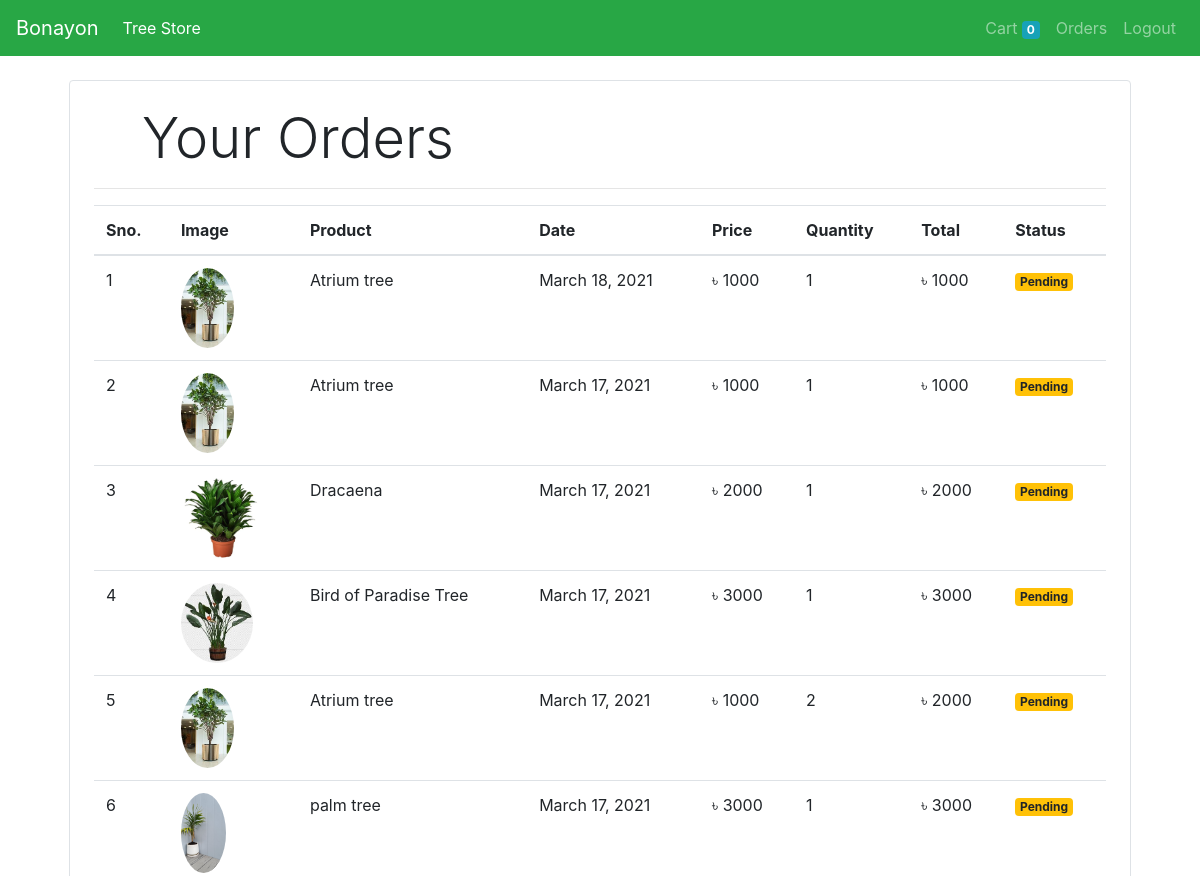
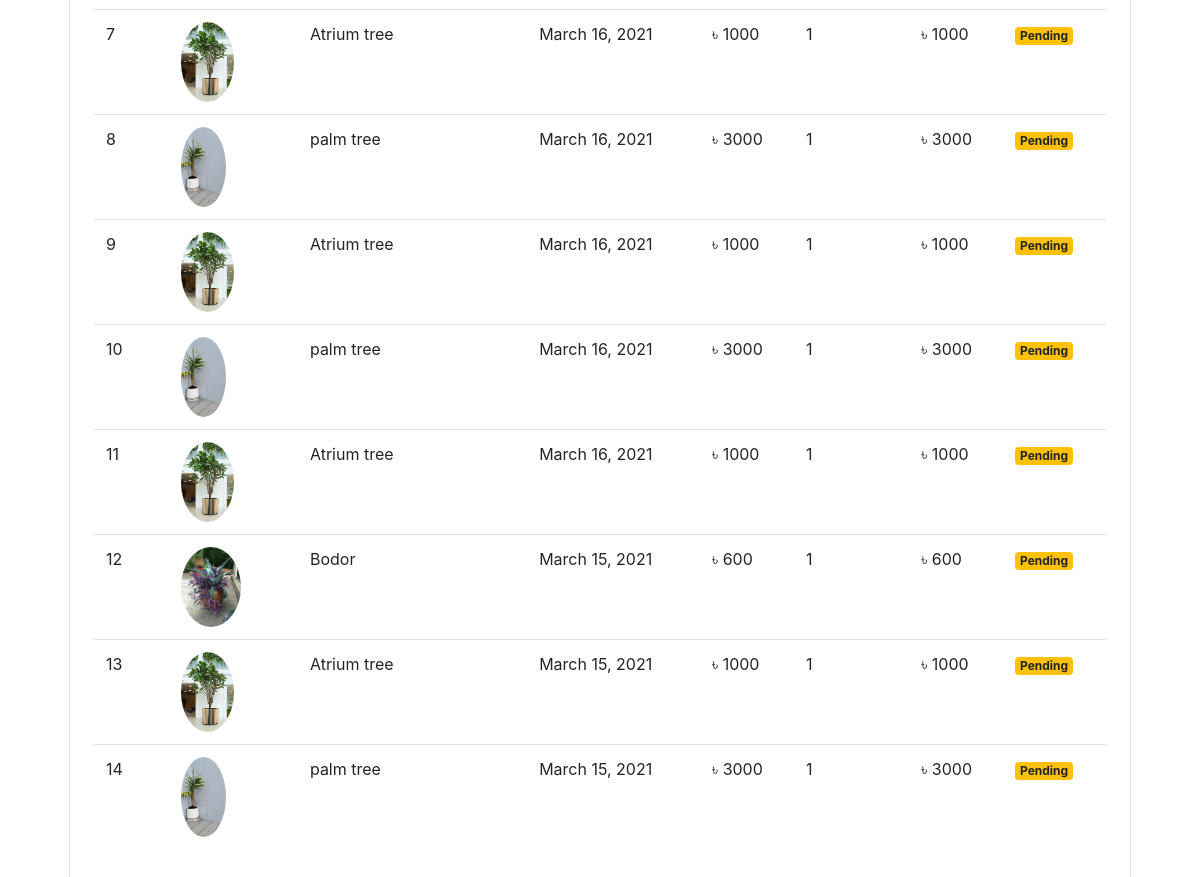
Before: /orders (signed in) with the older database file (2 pictures, top to bottom).
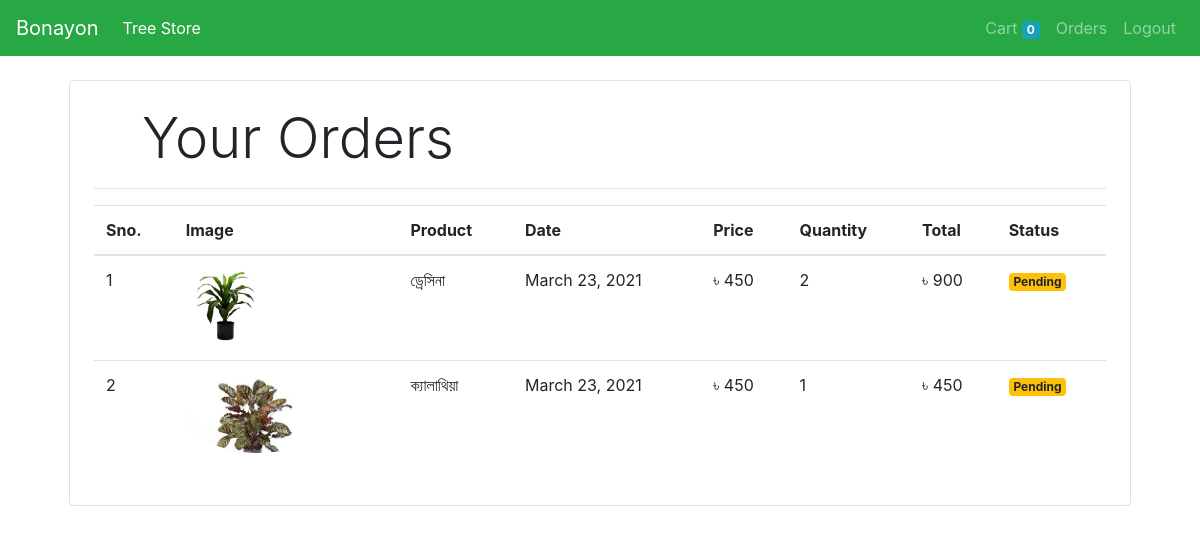
After: the same page with the newer database file.
### store/models/orders.py (models this page shows, shortened)
class Order(models.Model):
    product = models.ForeignKey(Product,
                                on_delete=models.CASCADE)
    customer = models.ForeignKey(Customer,
                                 on_delete=models.CASCADE)
    quantity = models.IntegerField(default=1)
    price = models.IntegerField()
    address = models.CharField(max_length=50, default='', blank=True)
    phone = models.CharField(max_length=50, default='', blank=True)
    date = models.DateField(default=datetime.datetime.today)
    status = models.BooleanField(default=False)
    @staticmethod
    def get_orders_by_customer(customer_id):
        return Order.objects.filter(customer=customer_id).order_by('-date')

### store/models/product.py (models this page shows, shortened)
class Product(models.Model):
    name = models.CharField(max_length=50)
    price = models.IntegerField(default=0)
    category = models.ForeignKey(Category, on_delete=models.CASCADE, default=1)
    description = models.CharField(max_length=200, default='' , null=True , blank=True)
    image = models.ImageField(upload_to='uploads/products/')

### store/middlewares/auth.py (the view)
    def middleware(request):
        print(request.session.get('customer'))
        returnUrl = request.META['PATH_INFO']
        print(request.META['PATH_INFO'])
        if not request.session.get('customer'):
           return redirect(f'login?return_url={returnUrl}')
        response = get_response(request)
        return response

### store/templatetags/custom_filter.py (called while the page is built)
@register.filter(name='currency')
def currency(number):
    return "৳ "+str(number)

@register.filter(name='multiply')
def multiply(number , number1):
    return number * number1

### store/views/orders.py (called while the page is built)
    def get(self , request ):
        customer = request.session.get('customer')
        orders = Order.get_orders_by_customer(customer)
        print(orders)
        return render(request , 'orders.html'  , {'orders' : orders})

### store/templates/orders.html
{% extends 'base.html' %}
{% block content %}
{% load cart %}
{% load custom_filter %}
<div class="container">
   <div class="border rounded p-4 m-4">
        <p class="display-4 pl-4 ml-4">Your Orders</p>
        <hr>
        <table class="table">
            <thead>
                <tr>
                    <th>Sno.</th>
                    <th>Image</th>
                    <th>Product</th>
                    <th>Date</th>
                    <th>Price</th>
                    <th>Quantity</th>
                    <th>Total</th>
                    <th>Status</th>
                </tr>
            </thead>
            <tbody>
                {% for order in orders %}
                <tr>
                    <td>{{forloop.counter}}</td>
                    <td><img style="height: 80px;" class="rounded-circle" src="{{order.product.image.url}}" alt=""></td>
                    <td>{{order.product.name}}</td>
                    <td>{{order.date}}</td>
                    <td>{{order.price|currency}}</td>
                    <td>{{order.quantity}}</td>
                    <td>{{order.quantity|multiply:order.price|currency}}</td>
                    {% if order.status %}
                    <td><small class="badge badge-success">Completed</small></td>
                    {%else%}
                    <td><small class="badge badge-warning">Pending</small></td>
                    {% endif %}
                </tr>
                {% endfor %}
            </tbody>
        </table>
   </div>
</div>
{% endblock %}

Changed rows visible on the page:
removed Order: product.image (picture), product.name "Atrium tree", date "March 18, 2021", price "৳ 1000", quantity "1", quantity|multiply "৳ 1000", status "Pending"
removed Order: product.image (picture), product.name "Atrium tree", date "March 17, 2021", price "৳ 1000", quantity "1", quantity|multiply "৳ 1000", status "Pending"
removed Order: product.image (picture), product.name "Dracaena", date "March 17, 2021", price "৳ 2000", quantity "1", quantity|multiply "৳ 2000", status "Pending"
removed Order: product.image (picture), product.name "Bird of Paradise Tree", date "March 17, 2021", price "৳ 3000", quantity "1", quantity|multiply "৳ 3000", status "Pending"
removed Order: product.image (picture), product.name "Atrium tree", date "March 17, 2021", price "৳ 1000", quantity "2", quantity|multiply "৳ 2000", status "Pending"
removed Order: product.image (picture), product.name "palm tree", date "March 17, 2021", price "৳ 3000", quantity "1", quantity|multiply "৳ 3000", status "Pending"
removed Order: product.image (picture), product.name "Atrium tree", date "March 16, 2021", price "৳ 1000", quantity "1", quantity|multiply "৳ 1000", status "Pending"
removed Order: product.image (picture), product.name "palm tree", date "March 16, 2021", price "৳ 3000", quantity "1", quantity|multiply "৳ 3000", status "Pending"
removed Order: product.image (picture), product.name "Atrium tree", date "March 16, 2021", price "৳ 1000", quantity "1", quantity|multiply "৳ 1000", status "Pending"
removed Order: product.image (picture), product.name "palm tree", date "March 16, 2021", price "৳ 3000", quantity "1", quantity|multiply "৳ 3000", status "Pending"
removed Order: product.image (picture), product.name "Atrium tree", date "March 16, 2021", price "৳ 1000", quantity "1", quantity|multiply "৳ 1000", status "Pending"
removed Order: product.image (picture), product.name "Bodor", date "March 15, 2021", price "৳ 600", quantity "1", quantity|multiply "৳ 600", status "Pending"
removed Order: product.image (picture), product.name "Atrium tree", date "March 15, 2021", price "৳ 1000", quantity "1", quantity|multiply "৳ 1000", status "Pending"
removed Order: product.image (picture), product.name "palm tree", date "March 15, 2021", price "৳ 3000", quantity "1", quantity|multiply "৳ 3000", status "Pending"
added Order: product.image (picture), product.name "ড্রেসিনা", date "March 23, 2021", price "৳ 450", quantity "2", quantity|multiply "৳ 900", status "Pending"
added Order: product.image (picture), product.name "ক্যালাথিয়া", date "March 23, 2021", price "৳ 450", quantity "1", quantity|multiply "৳ 450", status "Pending"
